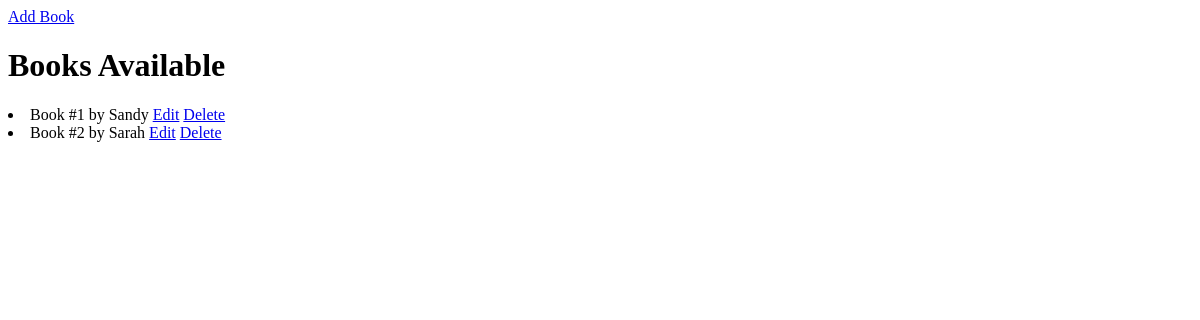
/books/, run on an earlier commit of the app's database.
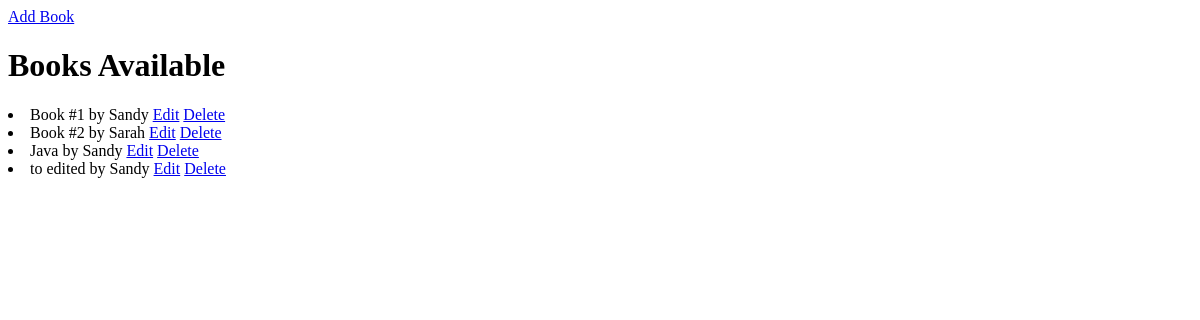
And on a later commit of the database.
### relationship_app/models.py (models this page shows, shortened)
class Book(models.Model):
    title = models.CharField(max_length=100)
    author = models.ForeignKey(Author,on_delete=models.CASCADE,related_name='books')
    class Meta:
        permissions = [
            ("can_add_book", "can_add_book"),
            ("can_change_book", "can_change_book"),
            ("can_delete_book", "can_delete_book"),
        ]

class Author(models.Model):
    name = models.CharField(max_length=100)

### relationship_app/views.py (the view)
# urls.py: path('books/',list_books,name="books"),
def list_books(request):
    books = Book.objects.all()
    return render(request,'relationship_app/list_books.html',{'books':books})

### relationship_app/templates/relationship_app/list_books.html (shortened to what this page needs)
<!DOCTYPE html>
<html lang="en">
  <head>
  </head>
  <body>
    <a href="{% url 'add_book' %}">Add Book</a>
    <h1>Books Available</h1>
    {% for book in books %}
    <li>
      {{ book.title }} by {{ book.author.name }}
      <a href="{% url 'edit_book' book.id %}">Edit</a>
      <a href="{% url 'delete_book' book.id %}">Delete</a>
    </li>
    {% endfor %}
  </body>
</html>

What changed in the data, as far as the page shows it:
added Book: title "Java", author.name "Sandy"
added Book: title "to edited", author.name "Sandy"
